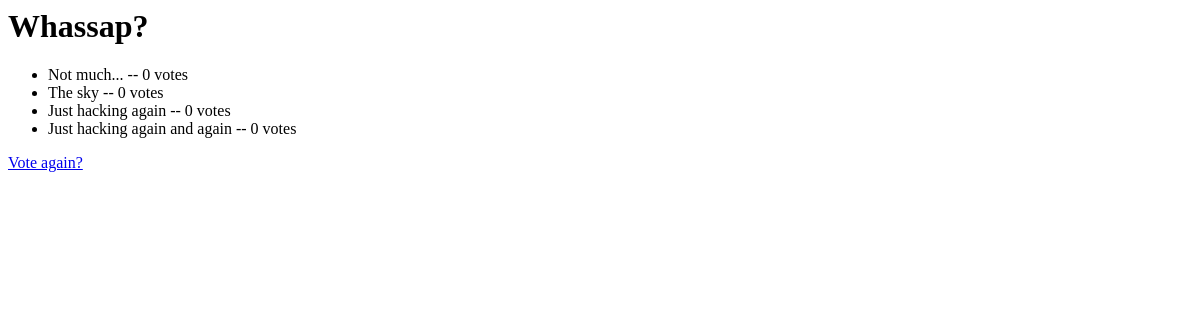
Before: /polls/1/results/ with the older database file.
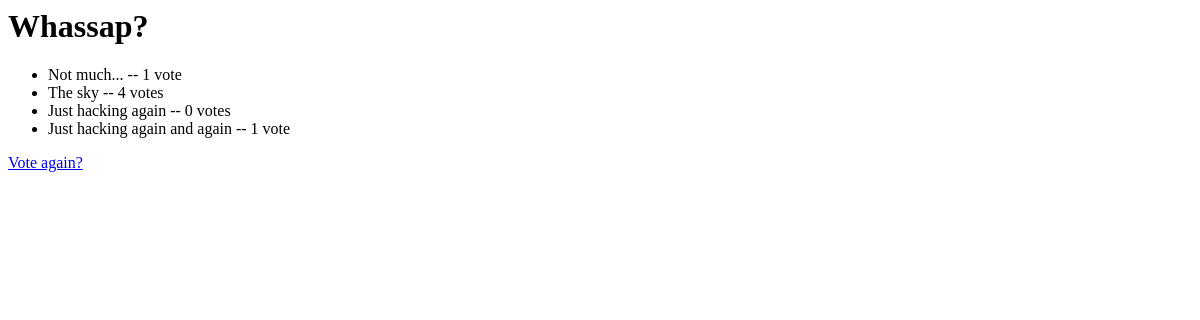
After: the same page with the newer database file.
### polls/models.py (models this page shows, shortened)
class Question(models.Model):
    question_text = models.CharField(max_length=200)
    pub_date = models.DateTimeField('date published')
    def was_published_recently(self):
        now = timezone.now()
        return now - datetime.timedelta(days=1) <= self.pub_date <= now
    was_published_recently.admin_order_field = 'pub_date'
    was_published_recently.boolean = True
    was_published_recently.short_description = 'Published recently?'

class Choice(models.Model):
    question = models.ForeignKey(Question, on_delete=models.CASCADE)
    choice_text = models.CharField(max_length=200)
    votes = models.IntegerField(default=0)

### polls/views.py (the view)
# urls.py: path('<int:pk>/results/', views.ResultsView.as_view(), name='results'),
class ResultsView(generic.DetailView):
    model = Question
    template_name = 'polls/results.html'

### polls/templates/polls/results.html
<h1>{{ question.question_text }}</h1>
<ul>
{% for choice in question.choice_set.all %}
    <li>{{ choice.choice_text }} -- {{ choice.votes }} vote{{ choice.votes|pluralize }}</li>
{% endfor %}
</ul>
<a href="{% url 'polls:detail' question.id %}">Vote again?</a>

Changed rows visible on the page:
changed Choice "Not much...": votes "0" → "1"
changed Choice "The sky": votes "0" → "4"
changed Choice "Just hacking again and again": votes "0" → "1"
